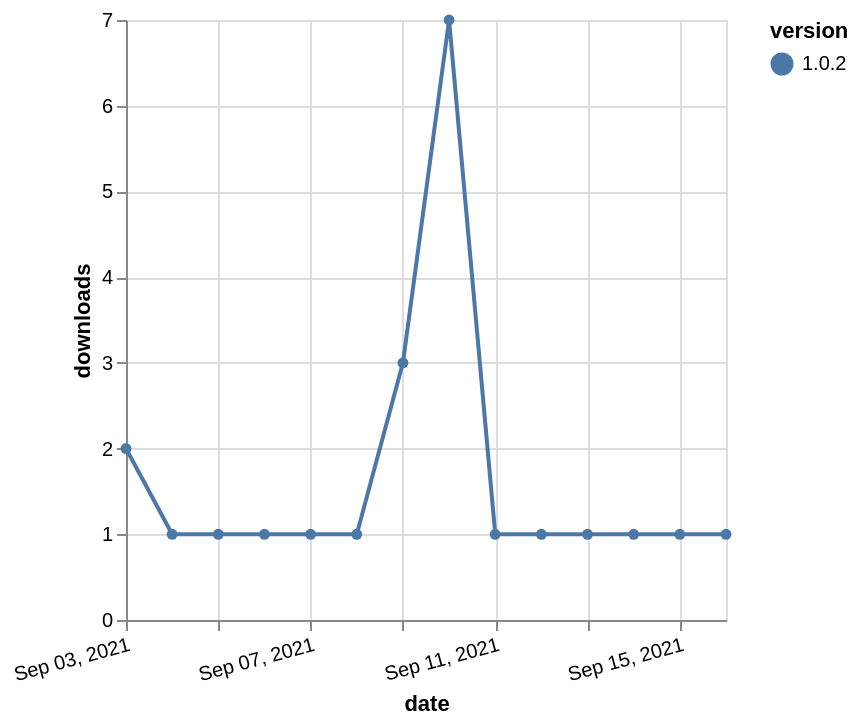

Write the Vega-Lite specification saved for this chart.
### Vega-Lite specification from a JSON file in a GitHub repository (floating-point values rounded to 4 significant figures)
{"$schema": "https://vega.github.io/schema/vega-lite/v5.json", "description": "A simple bar chart with embedded data.", "data": {"values": [{"date": "2021-09-03", "total": 608, "delta": 2, "version": "1.0.2"}, {"date": "2021-09-04", "total": 609, "delta": 1, "version": "1.0.2"}, {"date": "2021-09-05", "total": 610, "delta": 1, "version": "1.0.2"}, {"date": "2021-09-06", "total": 611, "delta": 1, "version": "1.0.2"}, {"date": "2021-09-07", "total": 612, "delta": 1, "version": "1.0.2"}, {"date": "2021-09-08", "total": 613, "delta": 1, "version": "1.0.2"}, {"date": "2021-09-09", "total": 616, "delta": 3, "version": "1.0.2"}, {"date": "2021-09-10", "total": 623, "delta": 7, "version": "1.0.2"}, {"date": "2021-09-11", "total": 624, "delta": 1, "version": "1.0.2"}, {"date": "2021-09-12", "total": 625, "delta": 1, "version": "1.0.2"}, {"date": "2021-09-13", "total": 626, "delta": 1, "version": "1.0.2"}, {"date": "2021-09-14", "total": 627, "delta": 1, "version": "1.0.2"}, {"date": "2021-09-15", "total": 628, "delta": 1, "version": "1.0.2"}, {"date": "2021-09-16", "total": 629, "delta": 1, "version": "1.0.2"}]}, "width": "container", "mark": {"type": "line", "point": {"filled": true}}, "encoding": {"x": {"field": "date", "type": "temporal", "timeUnit": "yearmonthdate", "title": "date", "axis": {"labelAngle": -15}}, "y": {"field": "delta", "type": "quantitative", "title": "downloads"}, "color": {"field": "version", "type": "nominal"}, "tooltip": {"field": "delta"}}}
